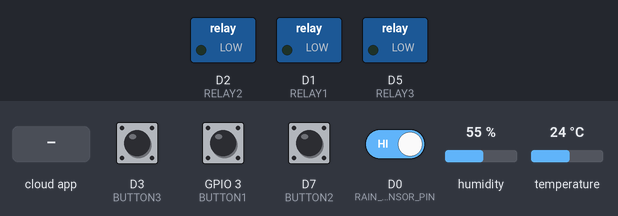
This sketch was run on a simulated ESP8266 (NodeMCU). Shown: switched loads named in the sketch (green lamp = pin HIGH). The test bench sets the inputs (shaded band); at power-on: D0 (RAIN_SENSOR_PIN), D3 (BUTTON3), D7 (BUTTON2), GPIO 3 (BUTTON1) HIGH, humidity 55 %, temperature 24 °C. WiFi joins after 1.5 s; servers stay silent unless stated; the Firebase database answers and starts empty; what the sketch prints to the serial monitor is not drawn.

Above: at 2.7 s.
2.8 s: the phone or cloud app sets Relay1 to 1
At 4.3 s:
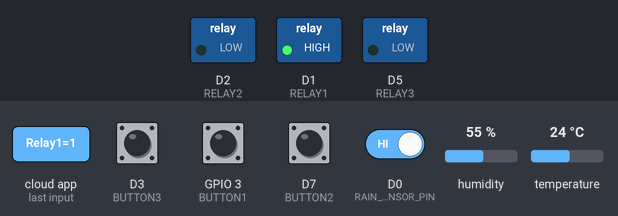
4.6 s: D3 (BUTTON3) pulled LOW for 0.75 s
At 6.2 s:
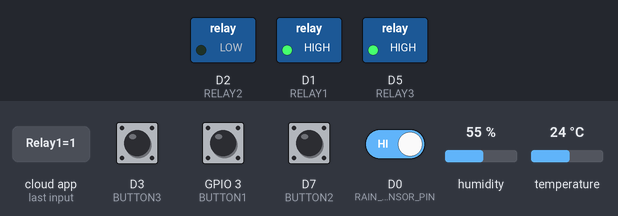
8.3 s: D3 (BUTTON3) pulled LOW for 1 s
At 9.7 s:
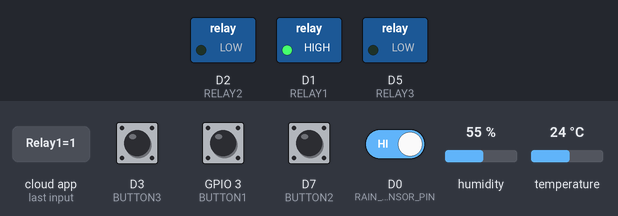
10.8 s: the phone or cloud app sets Relay2 to 1
At 11.9 s:
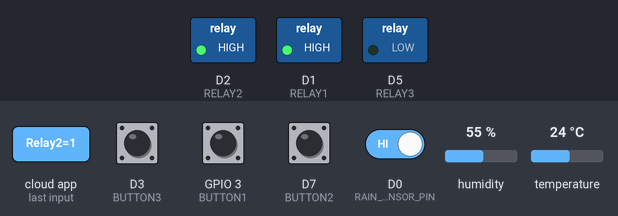
12.5 s: GPIO 3 (BUTTON1) pulled LOW for 0.75 s
At 14.2 s:
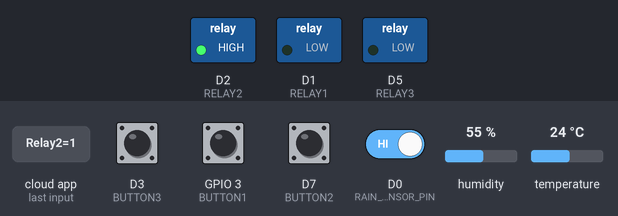
Timing chart, 0 to 15.7 s (numbered marks = the images above; inputs shaded):
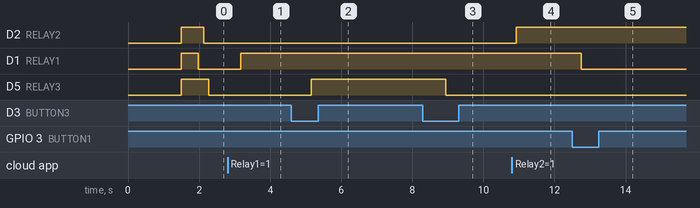

The sketch:

ESP_DHT_RAIN_RELAY_copy_20241017184709_copy_20241019151945.ino
```cpp
#include <ESP8266WiFi.h>
#include <FirebaseESP8266.h>
#include <DHT.h>

// Thông tin kết nối WiFi
const char* ssid = "Huong Tran_2.4g";
const char* password = "tughidi9";

// Thông tin Firebase
#define FIREBASE_HOST "teamdha-12864-default-rtdb.firebaseio.com"
#define FIREBASE_AUTH "s2zVUa91xFf3de5FaXQK2Mx9gg6hjnWEEHu4i42k"

// Khai báo chân relay
#define RELAY1 D1
#define RELAY2 D2
#define RELAY3 D5

// Khai báo chân nút nhấn
#define BUTTON1 3
#define BUTTON2 D7
#define BUTTON3 D3

// Khai báo chân cảm biến mưa
#define RAIN_SENSOR_PIN D0

// Thiết lập cảm biến DHT11
#define DHTPIN D4
#define DHTTYPE DHT11
DHT dht(DHTPIN, DHTTYPE);

// Biến lưu trạng thái nút nhấn và relay
bool lastButton1State = HIGH;
bool lastButton2State = HIGH;
bool lastButton3State = HIGH;
int relay1State = HIGH;
int relay2State = HIGH;
int relay3State = HIGH;

// Biến lưu trạng thái mưa
int rainStatus = HIGH;

// Thời gian debounce
unsigned long lastDebounceTime1 = 0;
unsigned long lastDebounceTime2 = 0;
unsigned long lastDebounceTime3 = 0;
unsigned long debounceDelay = 50;

// Khởi tạo Firebase và WiFiClient
FirebaseData firebaseData;
FirebaseConfig config;
FirebaseAuth auth;

void setup() {
  Serial.begin(115200);

  // Kết nối WiFi với thời gian chờ
  WiFi.begin(ssid, password);
  Serial.print("Đang kết nối WiFi...");
  unsigned long startAttemptTime = millis();
  while (WiFi.status() != WL_CONNECTED && millis() - startAttemptTime < 30000) {
    delay(500);
    Serial.print(".");
  }

  if (WiFi.status() != WL_CONNECTED) {
    Serial.println("Không thể kết nối WiFi.");
    return;
  }

  Serial.println("\nĐã kết nối WiFi!");
  Serial.print("Địa chỉ IP: ");
  Serial.println(WiFi.localIP());

  // Cấu hình Firebase
  config.host = FIREBASE_HOST;
  config.signer.tokens.legacy_token = FIREBASE_AUTH;
  Firebase.begin(&config, &auth);
  Firebase.reconnectWiFi(true);

  // Thiết lập chân relay là OUTPUT
  pinMode(RELAY1, OUTPUT);
  pinMode(RELAY2, OUTPUT);
  pinMode(RELAY3, OUTPUT);

  // Thiết lập trạng thái ban đầu của relay
  digitalWrite(RELAY1, relay1State);
  digitalWrite(RELAY2, relay2State);
  digitalWrite(RELAY3, relay3State);

  // Thiết lập chân nút nhấn là INPUT_PULLUP
  pinMode(BUTTON1, INPUT_PULLUP);
  pinMode(BUTTON2, INPUT_PULLUP);
  pinMode(BUTTON3, INPUT_PULLUP);

  // Thiết lập chân cảm biến mưa
  pinMode(RAIN_SENSOR_PIN, INPUT);

  // Khởi động DHT11
  dht.begin();
}

void loop() {
  // Kiểm tra và điều khiển relay từ nút nhấn
  checkButtonPress();

  // Đọc cảm biến DHT và gửi dữ liệu lên Firebase
  DHT_to_firebase();

  // Đọc trạng thái mưa và gửi dữ liệu lên Firebase
  rainSensorToFirebase();

  // Đọc trạng thái relay từ Firebase
  updateRelayFromFirebase();

  // Gửi trạng thái relay hiện tại lên Firebase
  updateRelayToFirebase();
}

// Hàm kiểm tra trạng thái nút nhấn và cập nhật relay
void checkButtonPress() {
  unsigned long currentTime = millis();

  // Kiểm tra nút nhấn 1
  bool reading1 = digitalRead(BUTTON1);
  if (reading1 != lastButton1State && currentTime - lastDebounceTime1 > debounceDelay) {
    lastDebounceTime1 = currentTime;
    if (reading1 == LOW) {
      relay1State = !relay1State;  // Đổi trạng thái relay 1
      digitalWrite(RELAY1, relay1State);
      delay(10);  // Thêm delay để tránh việc nhấn nhiều lần
      Serial.println("Relay 1 đã thay đổi trạng thái từ nút nhấn");

      // Cập nhật trạng thái lên Firebase
      String relay1StateStr = (relay1State == HIGH) ? "1" : "0";
      if (!Firebase.setString(firebaseData, "/Relay1", relay1StateStr)) {
        Serial.println("Lỗi khi cập nhật Relay 1 lên Firebase: " + firebaseData.errorReason());
      }
    }
  }
  lastButton1State = reading1;

  // Tương tự cho nút nhấn 2 và nút nhấn 3
  bool reading2 = digitalRead(BUTTON2);
  if (reading2 != lastButton2State && currentTime - lastDebounceTime2 > debounceDelay) {
    lastDebounceTime2 = currentTime;
    if (reading2 == LOW) {
      relay2State = !relay2State;
      digitalWrite(RELAY2, relay2State);
      delay(10);
      Serial.println("Relay 2 đã thay đổi trạng thái từ nút nhấn");

      String relay2StateStr = (relay2State == HIGH) ? "1" : "0";
      if (!Firebase.setString(firebaseData, "/Relay2", relay2StateStr)) {
        Serial.println("Lỗi khi cập nhật Relay 2 lên Firebase: " + firebaseData.errorReason());
      }
    }
  }
  lastButton2State = reading2;

  bool reading3 = digitalRead(BUTTON3);
  if (reading3 != lastButton3State && currentTime - lastDebounceTime3 > debounceDelay) {
    lastDebounceTime3 = currentTime;
    if (reading3 == LOW) {
      relay3State = !relay3State;
      digitalWrite(RELAY3, relay3State);
      delay(10);
      Serial.println("Relay 3 đã thay đổi trạng thái từ nút nhấn");

      String relay3StateStr = (relay3State == HIGH) ? "1" : "0";
      if (!Firebase.setString(firebaseData, "/Relay3", relay3StateStr)) {
        Serial.println("Lỗi khi cập nhật Relay 3 lên Firebase: " + firebaseData.errorReason());
      }
    }
  }
  lastButton3State = reading3;
}

// Đọc và gửi dữ liệu từ DHT11 lên Firebase
void DHT_to_firebase() {
  float temperature = dht.readTemperature();
  float humidity = dht.readHumidity();

  if (isnan(temperature) || isnan(humidity)) {
    Serial.println("Lỗi đọc dữ liệu từ DHT11!");
    return;
  }

  Serial.print("Nhiệt độ: ");
  Serial.print(temperature);
  Serial.print("°C | Độ ẩm: ");
  Serial.print(humidity);
  Serial.println("%");

  if (!Firebase.setFloat(firebaseData, "Temperature", temperature)) {
    Serial.println("Lỗi khi cập nhật nhiệt độ: " + firebaseData.errorReason());
  }

  if (!Firebase.setFloat(firebaseData, "Humidity", humidity)) {
    Serial.println("Lỗi khi cập nhật độ ẩm: " + firebaseData.errorReason());
  }
}

// Đọc trạng thái cảm biến mưa và gửi lên Firebase
void rainSensorToFirebase() {
  int currentRainStatus = digitalRead(RAIN_SENSOR_PIN);

  if (currentRainStatus != rainStatus) {
    rainStatus = currentRainStatus;
    String rainMessage = (rainStatus == LOW) ? "0" : "1";
    Serial.println("Trạng thái mưa: " + rainMessage);

    if (!Firebase.setString(firebaseData, "/RainSensor", rainMessage)) {
      Serial.println("Lỗi khi cập nhật trạng thái mưa lên Firebase: " + firebaseData.errorReason());
    }
  }
}

// Đọc trạng thái relay từ Firebase để điều khiển
void updateRelayFromFirebase() {
  if (Firebase.getString(firebaseData, "/Relay1")) {
    String firebaseRelay1State = firebaseData.stringData();
    int relay1StateInt = (firebaseRelay1State == "1") ? HIGH : LOW;
    if (relay1StateInt != relay1State) {
      relay1State = relay1StateInt;
      digitalWrite(RELAY1, relay1State);
      Serial.println("Relay 1 đã thay đổi trạng thái từ Firebase");
    }
  } else {
    Serial.println("Lỗi khi đọc Relay 1 từ Firebase: " + firebaseData.errorReason());
  }

  // Tương tự cho relay 2 và 3
  if (Firebase.getString(firebaseData, "/Relay2")) {
    String firebaseRelay2State = firebaseData.stringData();
    int relay2StateInt = (firebaseRelay2State == "1") ? HIGH : LOW;
    if (relay2StateInt != relay2State) {
      relay2State = relay2StateInt;
      digitalWrite(RELAY2, relay2State);
      Serial.println("Relay 2 đã thay đổi trạng thái từ Firebase");
    }
  } else {
    Serial.println("Lỗi khi đọc Relay 2 từ Firebase: " + firebaseData.errorReason());
  }

  if (Firebase.getString(firebaseData, "/Relay3")) {
    String firebaseRelay3State = firebaseData.stringData();
    int relay3StateInt = (firebaseRelay3State == "1") ? HIGH : LOW;
    if (relay3StateInt != relay3State) {
      relay3State = relay3StateInt;
      digitalWrite(RELAY3, relay3State);
      Serial.println("Relay 3 đã thay đổi trạng thái từ Firebase");
    }
  } else {
    Serial.println("Lỗi khi đọc Relay 3 từ Firebase: " + firebaseData.errorReason());
  }
}

// Cập nhật trạng thái relay lên Firebase
void updateRelayToFirebase() {
  String relay1StateStr = (relay1State == HIGH) ? "1" : "0";
  if (!Firebase.setString(firebaseData, "/Relay1", relay1StateStr)) {
    Serial.println("Lỗi khi cập nhật Relay 1: " + firebaseData.errorReason());
  }

  String relay2StateStr = (relay2State == HIGH) ? "1" : "0";
  if (!Firebase.setString(firebaseData, "/Relay2", relay2StateStr)) {
    Serial.println("Lỗi khi cập nhật Relay 2: " + firebaseData.errorReason());
  }

  String relay3StateStr = (relay3State == HIGH) ? "1" : "0";
  if (!Firebase.setString(firebaseData, "/Relay3", relay3StateStr)) {
    Serial.println("Lỗi khi cập nhật Relay 3: " + firebaseData.errorReason());
  }
}
```

Measured:
- after the input at 2.8 s, D1 (RELAY1): LOW → HIGH after 0.38 s
- after the input at 4.6 s, D5 (RELAY3): LOW → HIGH after 0.55 s
- after the input at 8.3 s, D5 (RELAY3): HIGH → LOW after 0.64 s
- after the input at 10.8 s, D2 (RELAY2): LOW → HIGH after 0.12 s
- after the input at 12.5 s, D1 (RELAY1): HIGH → LOW after 0.25 s
